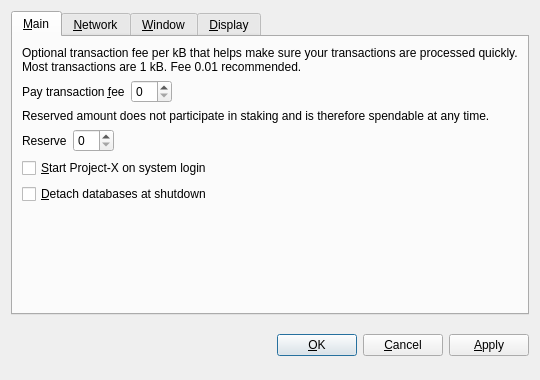
<?xml version="1.0" encoding="UTF-8"?>
<ui version="4.0">
 <class>OptionsDialog</class>
 <widget class="QDialog" name="OptionsDialog">
  <property name="geometry">
   <rect>
    <x>0</x>
    <y>0</y>
    <width>540</width>
    <height>380</height>
   </rect>
  </property>
  <property name="windowTitle">
   <string>Options</string>
  </property>
  <property name="modal">
   <bool>true</bool>
  </property>
  <layout class="QVBoxLayout" name="verticalLayout">
   <item>
    <widget class="QTabWidget" name="tabWidget">
     <property name="tabPosition">
      <enum>QTabWidget::North</enum>
     </property>
     <property name="currentIndex">
      <number>0</number>
     </property>
     <widget class="QWidget" name="tabMain">
      <attribute name="title">
       <string>&amp;Main</string>
      </attribute>
      <layout class="QVBoxLayout" name="verticalLayout_Main">
       <item>
        <widget class="QLabel" name="transactionFeeInfoLabel">
         <property name="text">
          <string>Optional transaction fee per kB that helps make sure your transactions are processed quickly. Most transactions are 1 kB. Fee 0.01 recommended.</string>
         </property>
         <property name="textFormat">
          <enum>Qt::PlainText</enum>
         </property>
         <property name="wordWrap">
          <bool>true</bool>
         </property>
        </widget>
       </item>
       <item>
        <layout class="QHBoxLayout" name="horizontalLayoutFee">
         <item>
          <widget class="QLabel" name="transactionFeeLabel">
           <property name="text">
            <string>Pay transaction &amp;fee</string>
           </property>
           <property name="textFormat">
            <enum>Qt::PlainText</enum>
           </property>
           <property name="buddy">
            <cstring>transactionFee</cstring>
           </property>
          </widget>
         </item>
         <item>
          <widget class="BitcoinAmountField" name="transactionFee"/>
         </item>
         <item>
          <spacer name="horizontalSpacerFee">
           <property name="orientation">
            <enum>Qt::Horizontal</enum>
           </property>
           <property name="sizeHint" stdset="0">
            <size>
             <width>40</width>
             <height>20</height>
            </size>
           </property>
          </spacer>
         </item>
        </layout>
       </item>
       <item>
        <widget class="QLabel" name="reserveBalanceInfoLabel">
         <property name="text">
          <string>Reserved amount does not participate in staking and is therefore spendable at any time.</string>
         </property>
         <property name="textFormat">
          <enum>Qt::PlainText</enum>
         </property>
         <property name="wordWrap">
          <bool>true</bool>
         </property>
        </widget>
       </item>
       <item>
        <layout class="QHBoxLayout" name="horizontalLayoutReserveBalance">
         <item>
          <widget class="QLabel" name="reserveBalanceLabel">
           <property name="text">
            <string>Reserve</string>
           </property>
           <property name="textFormat">
            <enum>Qt::PlainText</enum>
           </property>
           <property name="buddy">
            <cstring>reserveBalance</cstring>
           </property>
          </widget>
         </item>
         <item>
          <widget class="BitcoinAmountField" name="reserveBalance"/>
         </item>
         <item>
          <spacer name="horizontalSpacerReserveBalance">
           <property name="orientation">
            <enum>Qt::Horizontal</enum>
           </property>
           <property name="sizeHint" stdset="0">
            <size>
             <width>40</width>
             <height>20</height>
            </size>
           </property>
          </spacer>
         </item>
        </layout>
       </item>
       <item>
        <widget class="QCheckBox" name="bitcoinAtStartup">
         <property name="toolTip">
          <string>Automatically start Project-X after logging in to the system.</string>
         </property>
         <property name="text">
          <string>&amp;Start Project-X on system login</string>
         </property>
        </widget>
       </item>
       <item>
        <widget class="QCheckBox" name="detachDatabases">
         <property name="toolTip">
          <string>Detach block and address databases at shutdown. This means they can be moved to another data directory, but it slows down shutdown. The wallet is always detached.</string>
         </property>
         <property name="text">
          <string>&amp;Detach databases at shutdown</string>
         </property>
        </widget>
       </item>
       <item>
        <spacer name="verticalSpacer_Main">
         <property name="orientation">
          <enum>Qt::Vertical</enum>
         </property>
         <property name="sizeHint" stdset="0">
          <size>
           <width>20</width>
           <height>40</height>
          </size>
         </property>
        </spacer>
       </item>
      </layout>
     </widget>
     <widget class="QWidget" name="tabNetwork">
      <attribute name="title">
       <string>&amp;Network</string>
      </attribute>
      <layout class="QVBoxLayout" name="verticalLayout_Network">
       <item>
        <widget class="QCheckBox" name="mapPortUpnp">
         <property name="toolTip">
          <string>Automatically open the Project-X client port on the router. This only works when your router supports UPnP and it is enabled.</string>
         </property>
         <property name="text">
          <string>Map port using &amp;UPnP</string>
         </property>
        </widget>
       </item>
       <item>
        <widget class="QCheckBox" name="connectSocks">
         <property name="toolTip">
          <string>Connect to the Project-X network through a SOCKS proxy (e.g. when connecting through Tor).</string>
         </property>
         <property name="text">
          <string>&amp;Connect through SOCKS proxy:</string>
         </property>
        </widget>
       </item>
       <item>
        <layout class="QHBoxLayout" name="horizontalLayout_Network">
         <item>
          <widget class="QLabel" name="proxyIpLabel">
           <property name="text">
            <string>Proxy &amp;IP:</string>
           </property>
           <property name="textFormat">
            <enum>Qt::PlainText</enum>
           </property>
           <property name="buddy">
            <cstring>proxyIp</cstring>
           </property>
          </widget>
         </item>
         <item>
          <widget class="QValidatedLineEdit" name="proxyIp">
           <property name="maximumSize">
            <size>
             <width>140</width>
             <height>16777215</height>
            </size>
           </property>
           <property name="toolTip">
            <string>IP address of the proxy (e.g. 127.0.0.1)</string>
           </property>
          </widget>
         </item>
         <item>
          <widget class="QLabel" name="proxyPortLabel">
           <property name="text">
            <string>&amp;Port:</string>
           </property>
           <property name="textFormat">
            <enum>Qt::PlainText</enum>
           </property>
           <property name="buddy">
            <cstring>proxyPort</cstring>
           </property>
          </widget>
         </item>
         <item>
          <widget class="QLineEdit" name="proxyPort">
           <property name="maximumSize">
            <size>
             <width>55</width>
             <height>16777215</height>
            </size>
           </property>
           <property name="toolTip">
            <string>Port of the proxy (e.g. 9050)</string>
           </property>
          </widget>
         </item>
         <item>
          <widget class="QLabel" name="socksVersionLabel">
           <property name="text">
            <string>SOCKS &amp;Version:</string>
           </property>
           <property name="textFormat">
            <enum>Qt::PlainText</enum>
           </property>
           <property name="buddy">
            <cstring>socksVersion</cstring>
           </property>
          </widget>
         </item>
         <item>
          <widget class="QValueComboBox" name="socksVersion">
           <property name="toolTip">
            <string>SOCKS version of the proxy (e.g. 5)</string>
           </property>
          </widget>
         </item>
         <item>
          <spacer name="horizontalSpacer_Network">
           <property name="orientation">
            <enum>Qt::Horizontal</enum>
           </property>
           <property name="sizeHint" stdset="0">
            <size>
             <width>40</width>
             <height>20</height>
            </size>
           </property>
          </spacer>
         </item>
        </layout>
       </item>
       <item>
        <spacer name="verticalSpacer_Network">
         <property name="orientation">
          <enum>Qt::Vertical</enum>
         </property>
         <property name="sizeHint" stdset="0">
          <size>
           <width>20</width>
           <height>40</height>
          </size>
         </property>
        </spacer>
       </item>
      </layout>
     </widget>
     <widget class="QWidget" name="tabWindow">
      <attribute name="title">
       <string>&amp;Window</string>
      </attribute>
      <layout class="QVBoxLayout" name="verticalLayout_Window">
       <item>
        <widget class="QCheckBox" name="minimizeToTray">
         <property name="toolTip">
          <string>Show only a tray icon after minimizing the window.</string>
         </property>
         <property name="text">
          <string>&amp;Minimize to the tray instead of the taskbar</string>
         </property>
        </widget>
       </item>
       <item>
        <widget class="QCheckBox" name="minimizeOnClose">
         <property name="toolTip">
          <string>Minimize instead of exit the application when the window is closed. When this option is enabled, the application will be closed only after selecting Quit in the menu.</string>
         </property>
         <property name="text">
          <string>M&amp;inimize on close</string>
         </property>
        </widget>
       </item>
       <item>
        <spacer name="verticalSpacer_Window">
         <property name="orientation">
          <enum>Qt::Vertical</enum>
         </property>
         <property name="sizeHint" stdset="0">
          <size>
           <width>20</width>
           <height>40</height>
          </size>
         </property>
        </spacer>
       </item>
      </layout>
     </widget>
     <widget class="QWidget" name="tabDisplay">
      <attribute name="title">
       <string>&amp;Display</string>
      </attribute>
      <layout class="QVBoxLayout" name="verticalLayout_Display">
       <item>
        <layout class="QHBoxLayout" name="horizontalLayout_1_Display">
         <item>
          <widget class="QLabel" name="langLabel">
           <property name="text">
            <string>User Interface &amp;language:</string>
           </property>
           <property name="textFormat">
            <enum>Qt::PlainText</enum>
           </property>
           <property name="buddy">
            <cstring>lang</cstring>
           </property>
          </widget>
         </item>
         <item>
          <widget class="QValueComboBox" name="lang">
           <property name="toolTip">
            <string>The user interface language can be set here. This setting will take effect after restarting Project-X.</string>
           </property>
          </widget>
         </item>
        </layout>
       </item>
       <item>
        <layout class="QHBoxLayout" name="horizontalLayout_2_Display">
         <item>
          <widget class="QLabel" name="unitLabel">
           <property name="text">
            <string>&amp;Unit to show amounts in:</string>
           </property>
           <property name="textFormat">
            <enum>Qt::PlainText</enum>
           </property>
           <property name="buddy">
            <cstring>unit</cstring>
           </property>
          </widget>
         </item>
         <item>
          <widget class="QValueComboBox" name="unit">
           <property name="toolTip">
            <string>Choose the default subdivision unit to show in the interface and when sending coins.</string>
           </property>
          </widget>
         </item>
        </layout>
       </item>
       <item>
        <widget class="QCheckBox" name="displayAddresses">
         <property name="toolTip">
          <string>Whether to show Project-X addresses in the transaction list or not.</string>
         </property>
         <property name="text">
          <string>&amp;Display addresses in transaction list</string>
         </property>
        </widget>
       </item>
       <item>
        <widget class="QCheckBox" name="coinControlFeatures">
         <property name="toolTip">
          <string>Whether to show coin control features or not.</string>
         </property>
         <property name="text">
          <string>Display coin &amp;control features (experts only!)</string>
         </property>
        </widget>
       </item>
       <item>
        <spacer name="verticalSpacer_Display">
         <property name="orientation">
          <enum>Qt::Vertical</enum>
         </property>
         <property name="sizeHint" stdset="0">
          <size>
           <width>20</width>
           <height>40</height>
          </size>
         </property>
        </spacer>
       </item>
      </layout>
     </widget>
    </widget>
   </item>
   <item>
    <layout class="QHBoxLayout" name="horizontalLayout_Buttons">
     <item>
      <spacer name="horizontalSpacer_1">
       <property name="orientation">
        <enum>Qt::Horizontal</enum>
       </property>
       <property name="sizeHint" stdset="0">
        <size>
         <width>40</width>
         <height>48</height>
        </size>
       </property>
      </spacer>
     </item>
     <item>
      <widget class="QLabel" name="statusLabel">
       <property name="font">
        <font>
         <weight>75</weight>
         <bold>true</bold>
        </font>
       </property>
       <property name="text">
        <string/>
       </property>
       <property name="textFormat">
        <enum>Qt::PlainText</enum>
       </property>
       <property name="wordWrap">
        <bool>true</bool>
       </property>
      </widget>
     </item>
     <item>
      <spacer name="horizontalSpacer_2">
       <property name="orientation">
        <enum>Qt::Horizontal</enum>
       </property>
       <property name="sizeHint" stdset="0">
        <size>
         <width>40</width>
         <height>48</height>
        </size>
       </property>
      </spacer>
     </item>
     <item>
      <widget class="QPushButton" name="okButton">
       <property name="text">
        <string>&amp;OK</string>
       </property>
      </widget>
     </item>
     <item>
      <widget class="QPushButton" name="cancelButton">
       <property name="text">
        <string>&amp;Cancel</string>
       </property>
       <property name="autoDefault">
        <bool>false</bool>
       </property>
      </widget>
     </item>
     <item>
      <widget class="QPushButton" name="applyButton">
       <property name="text">
        <string>&amp;Apply</string>
       </property>
       <property name="autoDefault">
        <bool>false</bool>
       </property>
      </widget>
     </item>
    </layout>
   </item>
  </layout>
 </widget>
 <customwidgets>
  <customwidget>
   <class>BitcoinAmountField</class>
   <extends>QSpinBox</extends>
   <header>bitcoinamountfield.h</header>
  </customwidget>
  <customwidget>
   <class>QValueComboBox</class>
   <extends>QComboBox</extends>
   <header>qvaluecombobox.h</header>
  </customwidget>
  <customwidget>
   <class>QValidatedLineEdit</class>
   <extends>QLineEdit</extends>
   <header>qvalidatedlineedit.h</header>
  </customwidget>
 </customwidgets>
 <resources/>
 <connections/>
</ui>
